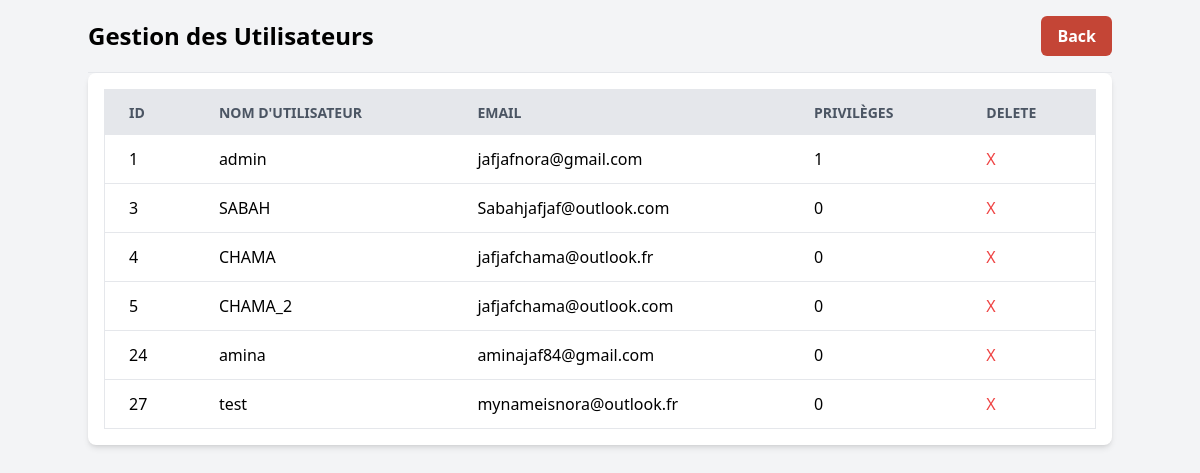
Page /admin/admin_users_manager on the earlier database version.
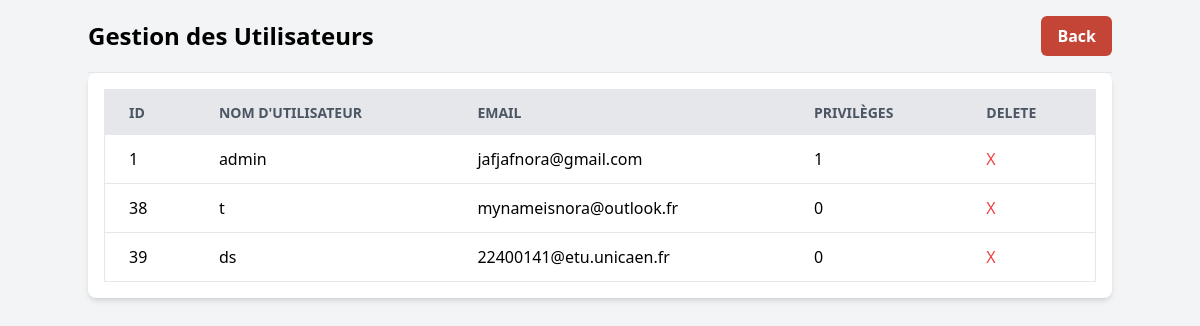
Same page on the later database version.
### tables this page shows
CREATE TABLE users (
    id INTEGER PRIMARY KEY AUTOINCREMENT,
    username TEXT UNIQUE NOT NULL,
    password TEXT NOT NULL,
    email TEXT UNIQUE,              
    is_admin INTEGER DEFAULT 0       
);

### routes/admin.py (the view)
@admin_blueprint.route("/admin_users_manager")
def gestion_users():
    users = db_manager.get_users()
    return render_template('admin_users_manager.html', users=users)

### managers/database_manager.py (called while the page is built)
    def _connect(self):
        return sqlite3.connect(self.db_path)

    def get_users(self):
        conn = self._connect()
        cursor = conn.cursor()
        cursor.execute('SELECT id, username, email, is_admin FROM users')
        users = cursor.fetchall()
        conn.close()
        return users

### templates/admin_users_manager.html (shortened to what this page needs)
<!DOCTYPE html>
<html lang="en">
  <head>
    <script src="https://cdn.tailwindcss.com"></script>
    <link
      href="{{ url_for('static', filename='output.css') }}"
      rel="stylesheet"
    />
  </head>
  <body class="bg-gray-100 p-4">
    <div class="container mx-auto">
      <header class="flex justify-between items-center pb-4 border-b">
        <h1 class="text-2xl font-bold">Gestion des Utilisateurs</h1>
        <button
          onclick="location.href='{{ url_for('admin.admin', username='admin') }}'"
          class="btn-custom text-white px-4 py-2 rounded-md"
        >
          Back
        </button>
      </header>
      <div class="overflow-x-auto bg-white rounded-lg shadow-md p-4">
        <table class="min-w-full bg-white border border-gray-200">
          <thead>
            <tr
              class="bg-gray-200 text-gray-600 uppercase text-sm leading-normal"
            >
              <th class="py-3 px-6 text-left">ID</th>
              <th class="py-3 px-6 text-left">Nom d'utilisateur</th>
              <th class="py-3 px-6 text-left">Email</th>
              <th class="py-3 px-6 text-left">Privilèges</th>
              <th class="py-3 px-6 text-left">Delete</th>
            </tr>
          </thead>
          <tbody>
            {% for user in users %}
            <tr class="border-b border-gray-200 hover:bg-gray-100">
              <td class="py-3 px-6">{{ user[0] }}</td>
              <td class="py-3 px-6">{{ user[1] }}</td>
              <td class="py-3 px-6">{{ user[2] }}</td>
              <td class="py-3 px-6">{{ user[3] }}</td>
              <td class="py-3 px-6">
                <form
                  action="{{ url_for('admin.delete_user', user_id=user[0]) }}"
                  method="POST"
                >
                  <button type="submit" class="text-red-500 hover:underline">
                    X
                  </button>
                </form>
              </td>
            </tr>
            {% endfor %}
          </tbody>
        </table>
      </div>
    </div>
  </body>
</html>

Differences in the rows shown:
removed users: id "3", username "SABAH", email "Sabahjafjaf@outlook.com", is_admin "0"
removed users: id "4", username "CHAMA", email "jafjafchama@outlook.fr", is_admin "0"
removed users: id "5", username "CHAMA_2", email "jafjafchama@outlook.com", is_admin "0"
removed users: id "24", username "amina", email "aminajaf84@gmail.com", is_admin "0"
removed users: id "27", username "test", email "mynameisnora@outlook.fr", is_admin "0"
added users: id "38", username "t", email "mynameisnora@outlook.fr", is_admin "0"
added users: id "39", username "ds", email "22400141@etu.unicaen.fr", is_admin "0"
